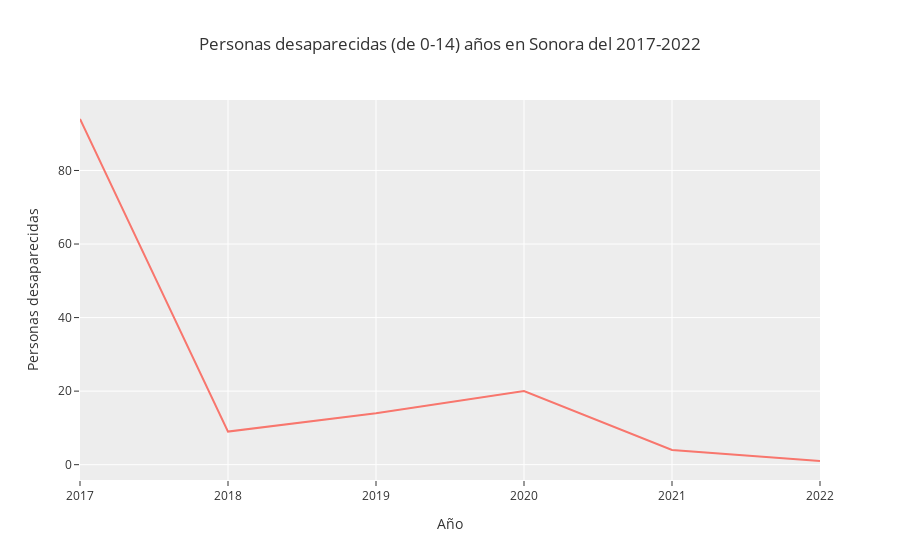

Write notebook code for a chart like this one.
### Code cell
dff = personas_desaparecidas_year.sum(axis=1)
fig = px.line(dff, x=dff.index, y=dff.values,
                labels = {'y':'Personas desaparecidas'},
                title='Personas desaparecidas (de 0-14) años en Sonora del 2017-2022',
                template='ggplot2')
fig.show()

### Figure 1 — Plotly figure (JSON) as saved in the notebook; plotly's stock layout.template omitted (floating-point values rounded to 4 significant figures)
{"data": [{"hovertemplate": "Año=%{x}<br>Personas desaparecidas=%{y}<extra></extra>", "legendgroup": "", "line": {"color": "#F8766D", "dash": "solid"}, "marker": {"symbol": "circle"}, "mode": "lines", "name": "", "orientation": "v", "showlegend": false, "type": "scatter", "x": [2017, 2018, 2019, 2020, 2021, 2022], "xaxis": "x", "y": [94, 9, 14, 20, 4, 1], "yaxis": "y"}], "layout": {"legend": {"tracegroupgap": 0}, "title": {"text": "Personas desaparecidas (de 0-14) años en Sonora del 2017-2022"}, "xaxis": {"anchor": "y", "domain": [0, 1], "title": {"text": "Año"}}, "yaxis": {"anchor": "x", "domain": [0, 1], "title": {"text": "Personas desaparecidas"}}}}
